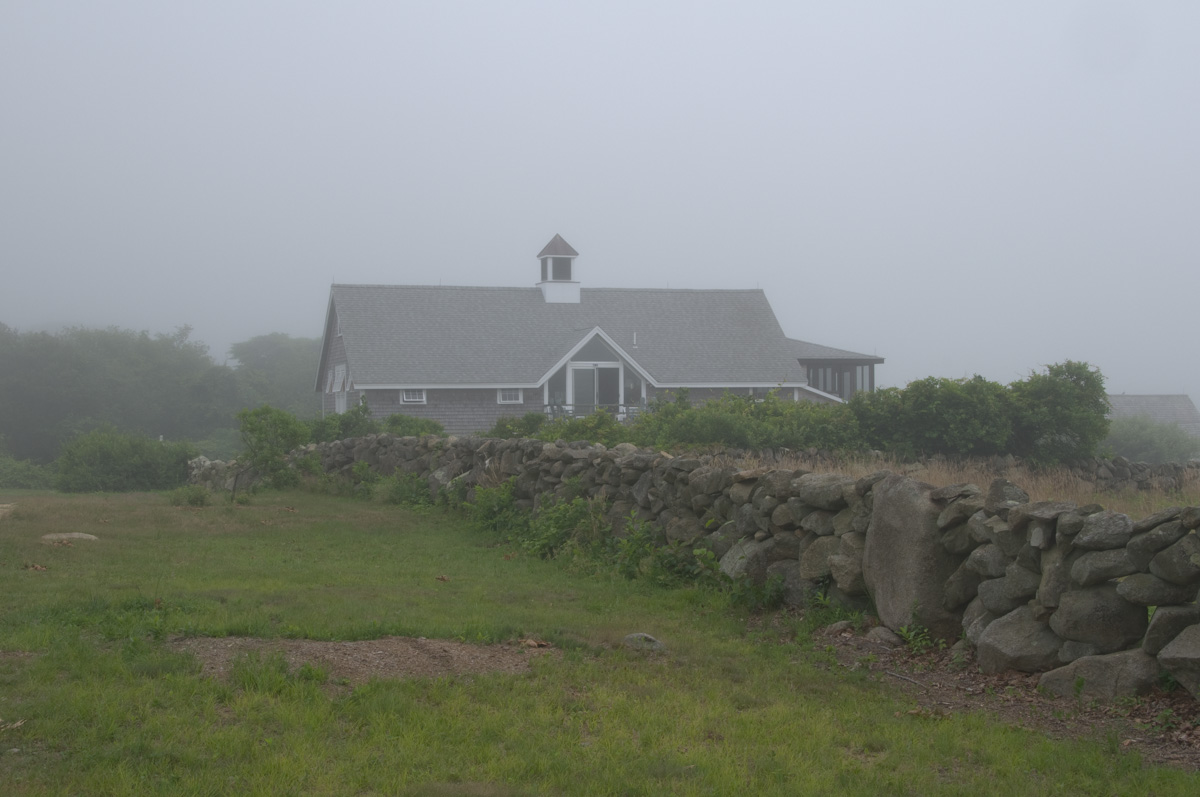
#> input picture lectures/1-partial-exam/3-lec/1-Простори-на-бои/Example1/image2.jpg, 1200 x 797 px
$ python contrast_enhance.py
#> lines starting #> are read from the running program, lines starting #| are printed output that depends on the picture
import cv2
import numpy as np

img = cv2.imread('image2.jpg')
#> img is the input picture: shape (797, 1200, 3); mean B, G, R 127.5, 134.2, 129.4

img_yuv = cv2.cvtColor(img, cv2.COLOR_BGR2YUV)
#> img_yuv: shape (797, 1200, 3); mean of channels 0, 1, 2 132.1, 125.7, 125.7

# equalize the histogram of the Y channel
img_yuv[:, :, 0] = cv2.equalizeHist(img_yuv[:, :, 0])
#> img_yuv: shape (797, 1200, 3); mean of channels 0, 1, 2 128.8, 125.7, 125.7

# convert the YUV image back to RGB format
img_output = cv2.cvtColor(img_yuv, cv2.COLOR_YUV2BGR)
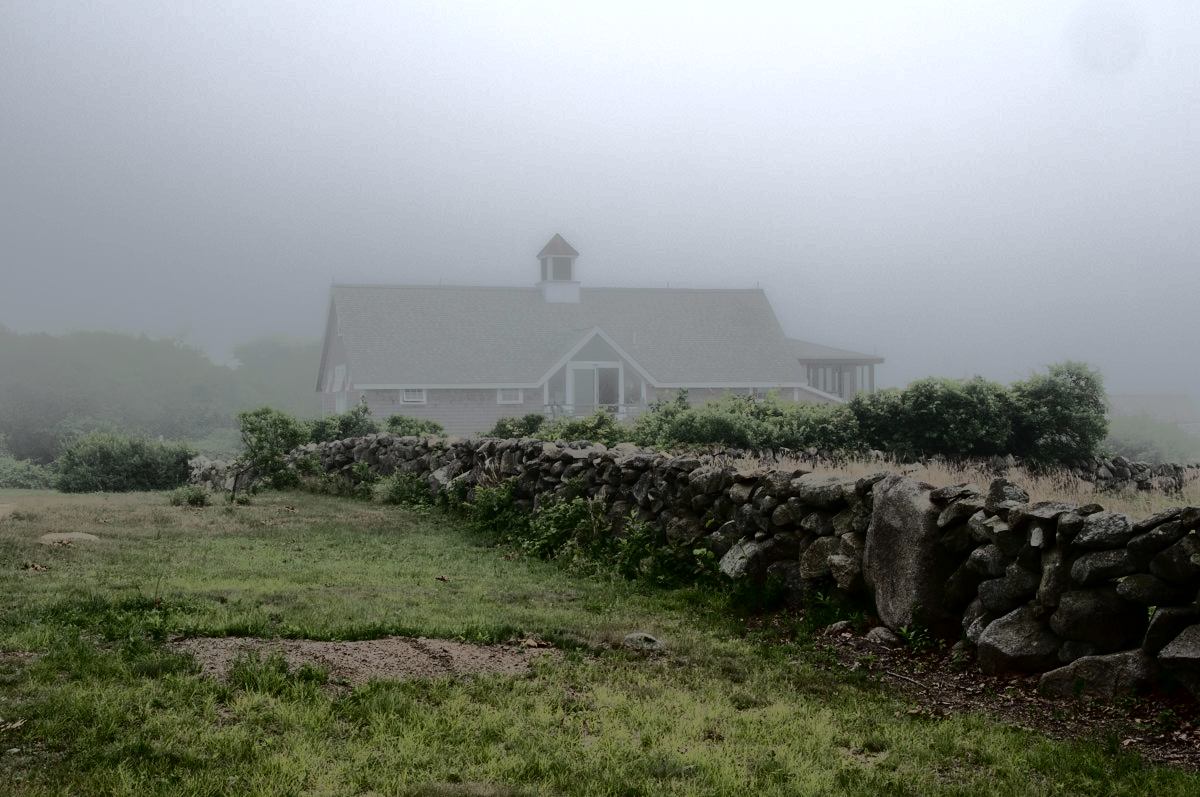
#> img_output: shape (797, 1200, 3); mean B, G, R 123.9, 131.1, 126

cv2.imshow('Color input image', img)
cv2.imshow('Histogram equalized', img_output)

cv2.waitKey(0)

$ run again, with lectures/1-partial-exam/3-lec/1-Простори-на-бои/Example1/image1.jpg copied over lectures/1-partial-exam/3-lec/1-Простори-на-бои/Example1/image2.jpg
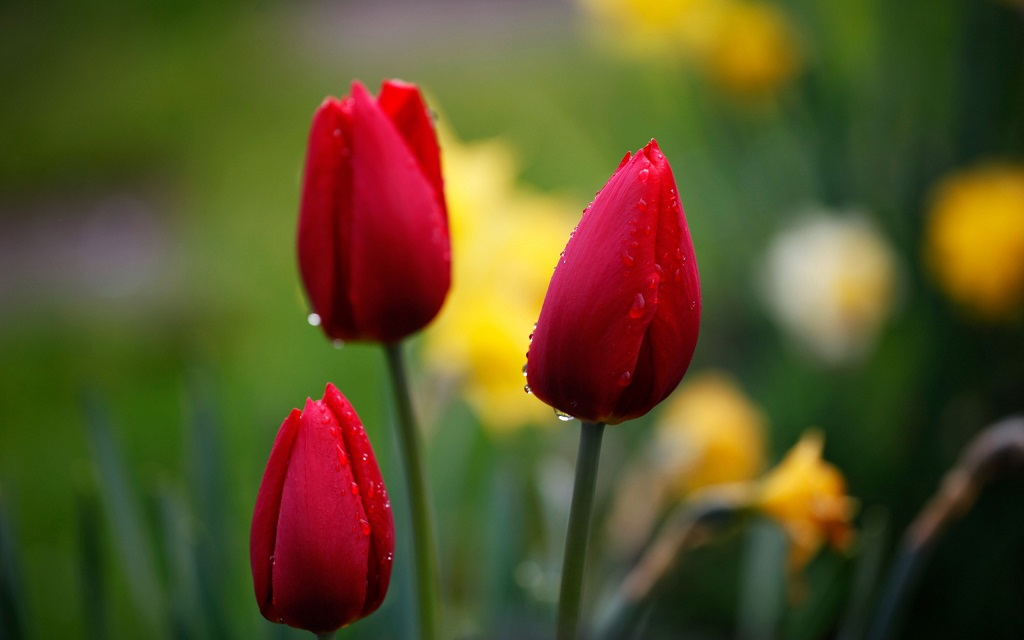
#> input picture lectures/1-partial-exam/3-lec/1-Простори-на-бои/Example1/image1.jpg, 1024 x 640 px
#> img is the input picture: shape (640, 1024, 3); mean B, G, R 38.9, 81.4, 90.6
#> `img_output = cv2.cvtColor(img_yuv, cv2.COLOR_YUV2BGR)`:
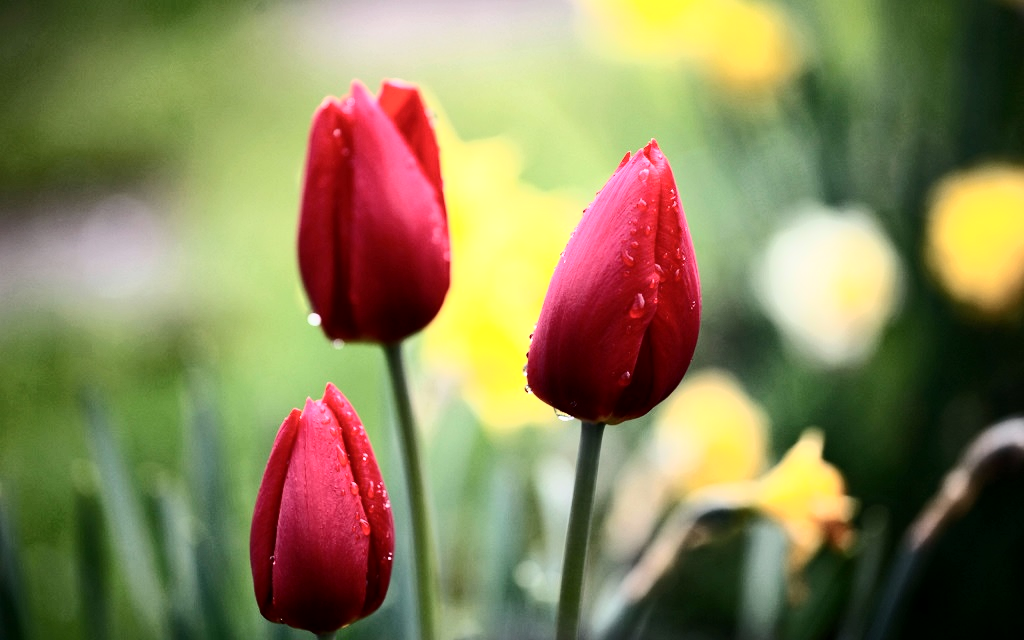
#> img_output: shape (640, 1024, 3); mean B, G, R 88.3, 130.5, 136.4
